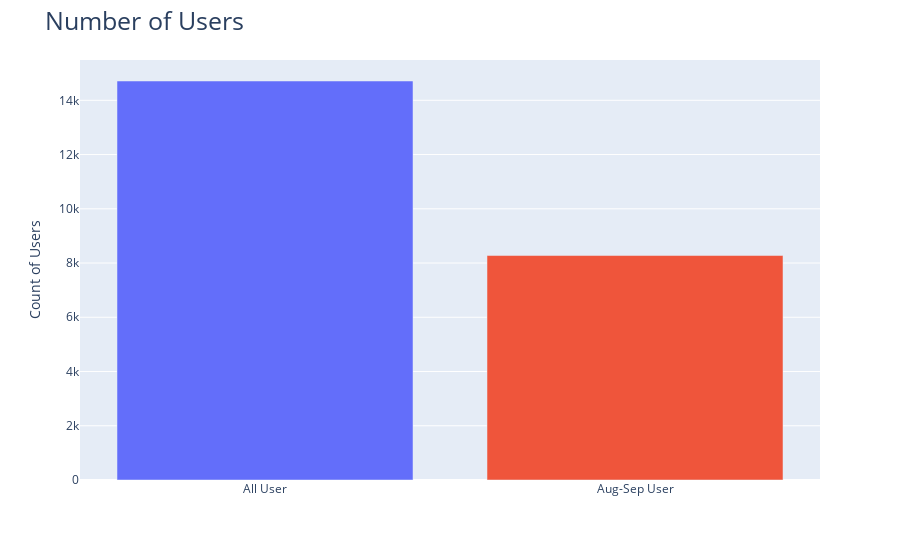

Write notebook code for a chart like this one.
### Code cell
fig = px.bar(number_of_user, 
             x='User', 
             y='Count',
             color='User'
)
fig.update_layout(showlegend=False,
                  title="Number of Users",
                  title_font=dict(size=25),
                  xaxis_title= "",
                  yaxis_title="Count of Users"
)

fig.show()

### Figure 1 — Plotly figure (JSON) as saved in the notebook; plotly's stock layout.template omitted (floating-point values rounded to 4 significant figures)
{"data": [{"alignmentgroup": "True", "hovertemplate": "User=%{x}<br>Count=%{y}<extra></extra>", "legendgroup": "All User", "marker": {"color": "#636efa", "pattern": {"shape": ""}}, "name": "All User", "offsetgroup": "All User", "orientation": "v", "showlegend": true, "textposition": "auto", "type": "bar", "x": ["All User"], "xaxis": "x", "y": [14712], "yaxis": "y"}, {"alignmentgroup": "True", "hovertemplate": "User=%{x}<br>Count=%{y}<extra></extra>", "legendgroup": "Aug-Sep User", "marker": {"color": "#EF553B", "pattern": {"shape": ""}}, "name": "Aug-Sep User", "offsetgroup": "Aug-Sep User", "orientation": "v", "showlegend": true, "textposition": "auto", "type": "bar", "x": ["Aug-Sep User"], "xaxis": "x", "y": [8277], "yaxis": "y"}], "layout": {"barmode": "relative", "legend": {"title": {"text": "User"}, "tracegroupgap": 0}, "margin": {"t": 60}, "showlegend": false, "title": {"font": {"size": 25}, "text": "Number of Users"}, "xaxis": {"anchor": "y", "categoryarray": ["All User", "Aug-Sep User"], "categoryorder": "array", "domain": [0, 1], "title": {"text": ""}}, "yaxis": {"anchor": "x", "domain": [0, 1], "title": {"text": "Count of Users"}}}}
